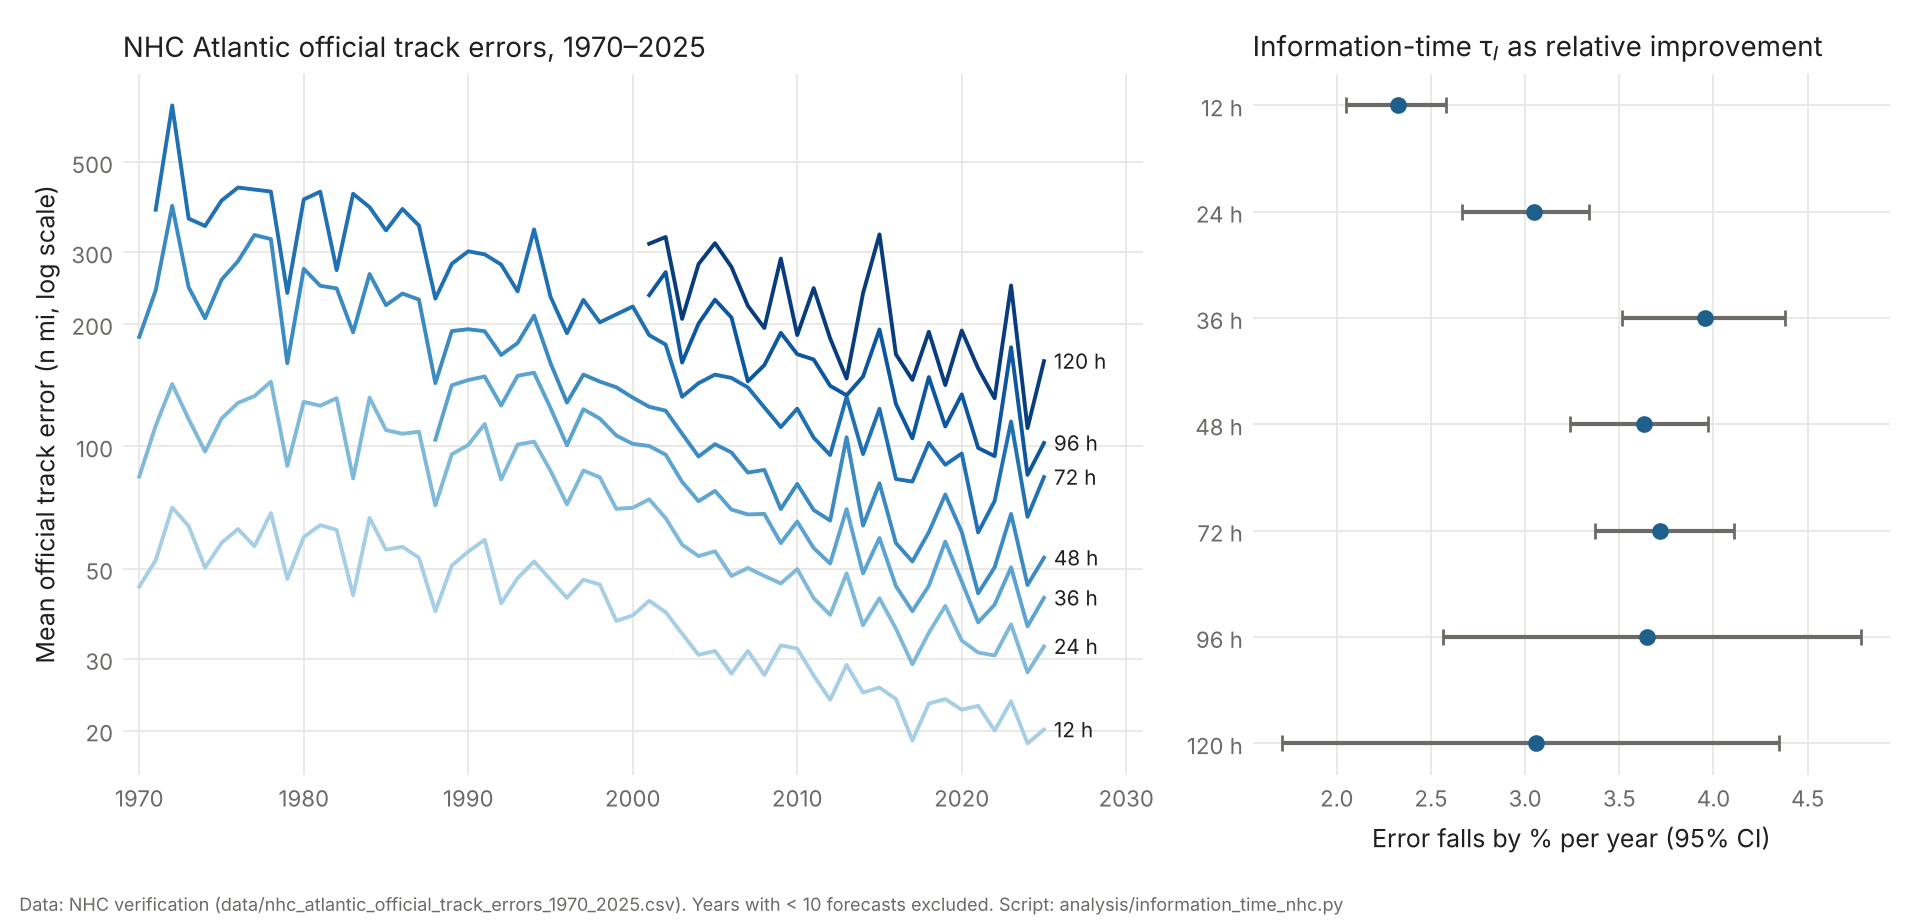

This chart was generated by the following Python code:
"""Information-time (tau_I) on NHC Atlantic official track errors, 1970-2025.

Skill = -error (or -log error for relative improvement). Years with fewer than
10 verified forecasts are excluded. Control: years shuffled, where tau_I > 0
should occur only about as often as the false-positive rate.
Run from the repository root:  python analysis/information_time_nhc.py
"""
import sys
from pathlib import Path

import numpy as np
import pandas as pd

sys.path.insert(0, str(Path(__file__).resolve().parents[1]))
from emo.info_time import compute_information_time  # noqa: E402

d = pd.read_csv(Path(__file__).resolve().parents[1] / "data/nhc_atlantic_official_track_errors_1970_2025.csv")


def pct(x):
    return 100 * (1 - np.exp(-x))


rows = []
print(f"{'lead':>5} {'years':>10} {'n':>3} {'trend n mi/yr':>14} {'95% CI':>16} {'tau_I':>6} {'%/yr':>7} {'95% CI':>14}")
for lead in [12, 24, 36, 48, 72, 96, 120]:
    s = d[(d.lead_h == lead) & (d.n_forecasts >= 10)].set_index("year").error_nmi.sort_index()
    r = compute_information_time(-s)
    rl = compute_information_time(-np.log(s))
    print(f"{lead:>4}h {s.index[0]}-{s.index[-1]} {len(s):>3} {-r.slope:>14.2f} "
          f"[{-r.slope_ci_high:6.2f},{-r.slope_ci_low:6.2f}] {r.tau_i:>6.2f} "
          f"{pct(rl.slope):>6.2f}% [{pct(rl.slope_ci_low):5.2f},{pct(rl.slope_ci_high):5.2f}]")
    rows.append((lead, s, pct(rl.slope), pct(rl.slope_ci_low), pct(rl.slope_ci_high)))

s = d[(d.lead_h == 48) & (d.n_forecasts >= 10)].set_index("year").error_nmi.sort_index()
rng = np.random.default_rng(0)
z = [compute_information_time(pd.Series(-rng.permutation(s.values))).tau_i for _ in range(200)]
print(f"control, 48 h, years shuffled: tau_I > 0 in {100 * np.mean(np.array(z) > 0):.1f}% of 200 runs")

# Figure: the data (left) and the per-lead rate of improvement with its 95% CI (right).
# Same numbers as the table above; nothing new is estimated. Not printed, so the text output is unchanged.
import matplotlib  # noqa: E402
matplotlib.use("Agg")
import matplotlib.pyplot as plt  # noqa: E402

INK, MUTED, GRID = "#1f1f1d", "#6b6a66", "#e6e5e1"
fig, (a1, a2) = plt.subplots(1, 2, figsize=(9.6, 4.6), dpi=200, gridspec_kw={"width_ratios": [1.6, 1]})
shades = plt.cm.Blues(np.linspace(0.35, 0.95, len(rows)))
for (lead, ser, *_), c in zip(rows, shades):
    a1.plot(ser.index, ser.values, color=c, lw=1.4)
    a1.text(ser.index[-1] + 0.6, ser.values[-1], f"{lead} h", fontsize=7.5, color=INK, va="center")
a1.set_yscale("log")
a1.set_yticks([20, 30, 50, 100, 200, 300, 500], ["20", "30", "50", "100", "200", "300", "500"])
a1.minorticks_off()
a1.set_ylabel("Mean official track error (n mi, log scale)", fontsize=9, color=INK)
a1.set_xlim(1969, 2031)
a1.set_title("NHC Atlantic official track errors, 1970–2025", loc="left", fontsize=10, color=INK)
leads = [r[0] for r in rows]
mid = np.array([r[2] for r in rows])
lo = np.array([min(r[3], r[4]) for r in rows])
hi = np.array([max(r[3], r[4]) for r in rows])
ypos = np.arange(len(rows))
a2.errorbar(mid, ypos, xerr=[mid - lo, hi - mid], fmt="o", color="#1f5f8b", ecolor=MUTED, capsize=3, ms=5)
a2.set_yticks(ypos, [f"{lead} h" for lead in leads])
a2.invert_yaxis()
a2.set_xlabel("Error falls by % per year (95% CI)", fontsize=9, color=INK)
a2.set_title("Information-time τ$_I$ as relative improvement", loc="left", fontsize=10, color=INK)
for ax in (a1, a2):
    ax.grid(color=GRID, lw=0.6)
    ax.tick_params(colors=MUTED, labelsize=8, length=0)
    for sp in ax.spines.values():
        sp.set_visible(False)
fig.text(0.01, 0.01, "Data: NHC verification (data/nhc_atlantic_official_track_errors_1970_2025.csv). "
         "Years with < 10 forecasts excluded. Script: analysis/information_time_nhc.py", fontsize=6.5, color=MUTED)
fig.tight_layout(rect=(0, 0.04, 1, 1))
fig.savefig(Path(__file__).resolve().parent / "information_time_nhc.png")
